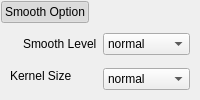
             <widget class="QWidget" name="widget_10" native="true">
              <layout class="QGridLayout" name="gridLayout_15">
               <property name="leftMargin">
                <number>1</number>
               </property>
               <property name="topMargin">
                <number>1</number>
               </property>
               <property name="rightMargin">
                <number>1</number>
               </property>
               <property name="bottomMargin">
                <number>1</number>
               </property>
               <property name="spacing">
                <number>1</number>
               </property>
               <item row="0" column="0" alignment="Qt::AlignLeft">
                <widget class="QPushButton" name="pushButton_5">
                 <property name="text">
                  <string>Smooth Option</string>
                 </property>
                 <property name="icon">
                  <iconset resource="../sparsetracer.qrc">
                   <normaloff>:/new/tracer/Resource/plus.png</normaloff>
                   <normalon>:/new/tracer/Resource/minus.png</normalon>:/new/tracer/Resource/plus.png</iconset>
                 </property>
                 <property name="checkable">
                  <bool>true</bool>
                 </property>
                 <property name="checked">
                  <bool>true</bool>
                 </property>
                 <property name="flat">
                  <bool>true</bool>
                 </property>
                </widget>
               </item>
               <item row="1" column="0">
                <widget class="QWidget" name="widget_13" native="true">
                 <layout class="QGridLayout" name="gridLayout_16">
                  <item row="0" column="0" alignment="Qt::AlignRight">
                   <widget class="QLabel" name="lowMapLabel_3">
                    <property name="text">
                     <string>Smooth Level</string>
                    </property>
                   </widget>
                  </item>
                  <item row="1" column="0" rowspan="2">
                   <widget class="QLabel" name="highMapLabel_4">
                    <property name="text">
                     <string>Kernel Size</string>
                    </property>
                   </widget>
                  </item>
                  <item row="0" column="1">
                   <widget class="QComboBox" name="SmoothCombox">
                    <item>
                     <property name="text">
                      <string>normal</string>
                     </property>
                    </item>
                    <item>
                     <property name="text">
                      <string>high</string>
                     </property>
                    </item>
                    <item>
                     <property name="text">
                      <string>low</string>
                     </property>
                    </item>
                   </widget>
                  </item>
                  <item row="2" column="1">
                   <widget class="QComboBox" name="KernelCombox">
                    <item>
                     <property name="text">
                      <string>normal</string>
                     </property>
                    </item>
                    <item>
                     <property name="text">
                      <string>large</string>
                     </property>
                    </item>
                    <item>
                     <property name="text">
                      <string>small</string>
                     </property>
                    </item>
                   </widget>
                  </item>
                 </layout>
                </widget>
               </item>
              </layout>
             </widget>
